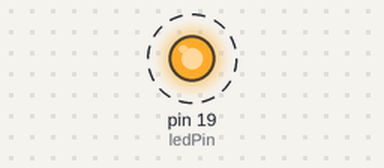
The sketch below on a simulated Arduino Uno, built with avr-gcc and run on an emulated ATmega328P. Parts: output pins drawn as LEDs (lit = HIGH). Dashed ring = blinking.

Above: at 0.5 s.
Timing chart, 0 to 4.6 s (numbered marks = the images above):
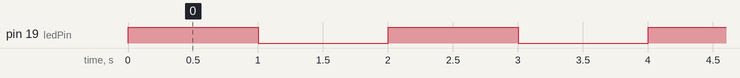

Measured:
- by itself, pin 19 (ledPin): alternates HIGH for 1.0 s and LOW for 1.0 s

The sketch:

list3-1.ino
```cpp
const int ledPin = 19;
// const int ledPin = 1;

void setup() {
  pinMode(ledPin, OUTPUT);    // LEDのピンを出力に設定
  digitalWrite(ledPin, LOW);  // LEDを消灯
}

void loop() {
  digitalWrite(ledPin, HIGH); // LEDを点灯
  delay(1000);                // 1秒待つ
  digitalWrite(ledPin, LOW);  // LEDを消灯
  delay(1000);                // 1秒待つ
}
```
